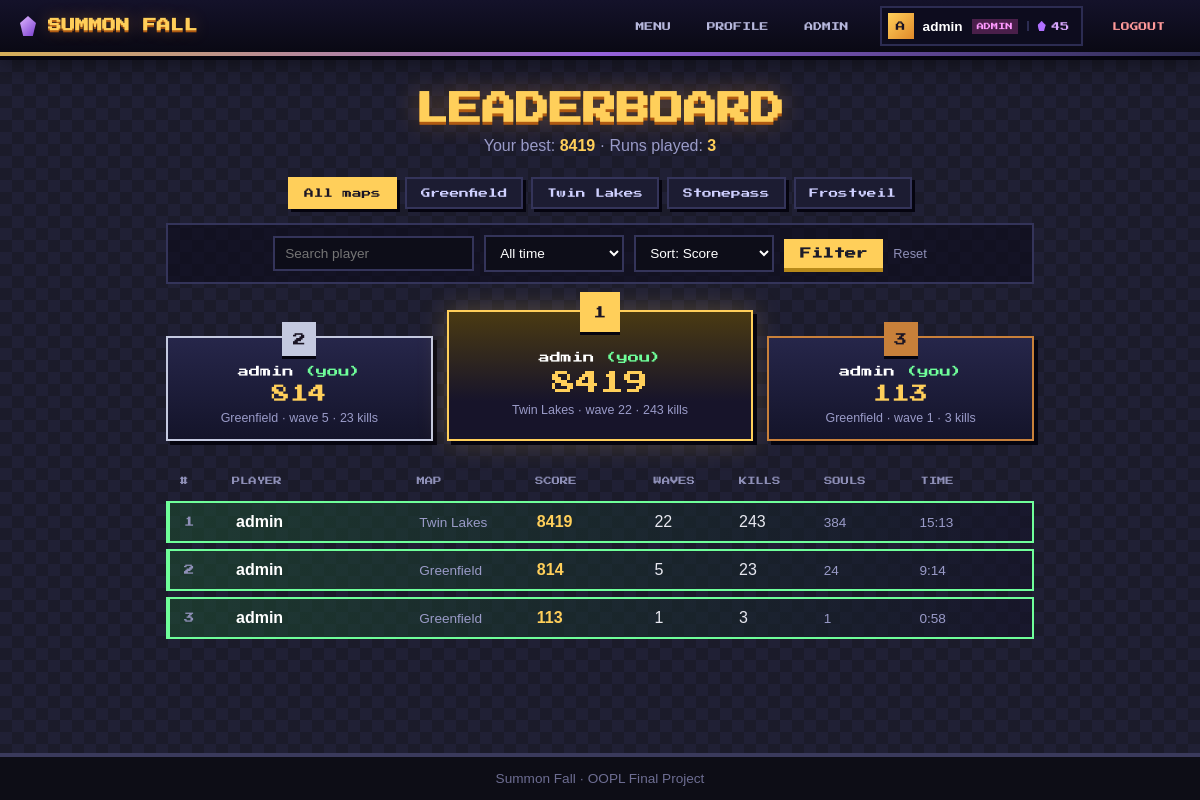
/views/leaderboard.php (signed in), run on an earlier commit of the app's database.
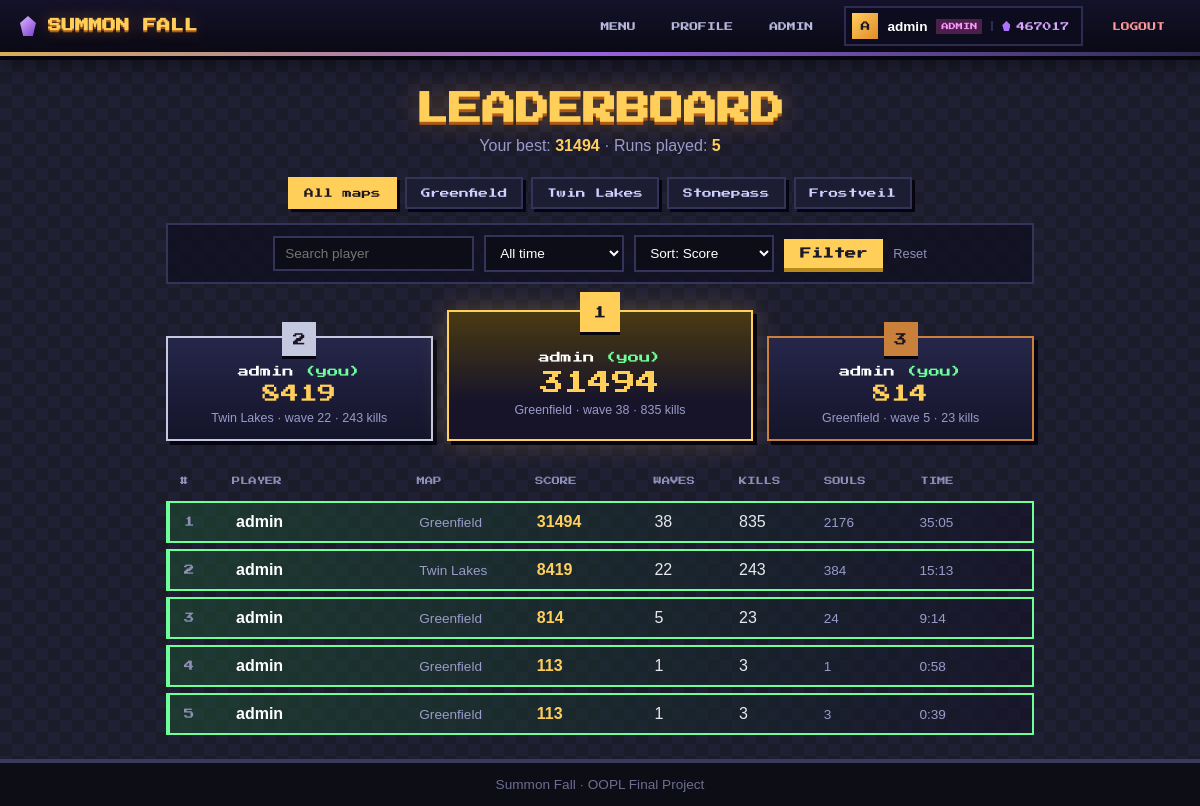
And on a later commit of the database.
### tables this page shows
CREATE TABLE `users` (
  `id` int UNSIGNED NOT NULL,
  `username` varchar(30) NOT NULL,
  `email` varchar(100) NOT NULL,
  `password_hash` varchar(255) NOT NULL,
  `role` enum('admin','player') NOT NULL DEFAULT 'player',
  `souls` int UNSIGNED NOT NULL DEFAULT '0',
  `created_at` timestamp NULL DEFAULT CURRENT_TIMESTAMP
);

CREATE TABLE `scores` (
  `id` int UNSIGNED NOT NULL,
  `user_id` int UNSIGNED NOT NULL,
  `map_id` tinyint NOT NULL DEFAULT '1',
  `score` int UNSIGNED NOT NULL,
  `waves_reached` int UNSIGNED NOT NULL,
  `kills` int UNSIGNED NOT NULL,
  `souls_earned` int UNSIGNED NOT NULL,
  `duration_sec` int UNSIGNED NOT NULL,
  `played_at` timestamp NULL DEFAULT CURRENT_TIMESTAMP
);

### classes/Auth.php (called while the page is built, shortened)
<?php
class Auth
{
    private static ?User $current = null;
    public static function user(): ?User
    {
        if (self::$current === null && isset($_SESSION['user_id'])) {
            self::$current = User::find((int) $_SESSION['user_id']);
        }
        return self::$current;
    }
    public static function check(): bool
    {
        return self::user() !== null;
    }
}

### classes/AdminUser.php (called while the page is built, shortened)
<?php
class AdminUser extends User
{
    public function getRole(): string { return 'admin'; }
    public function canManageContent(): bool { return true; }
}

### classes/User.php (called while the page is built, shortened)
<?php
abstract class User extends Model
{
    private string $username;
    private int $souls;
    public function __construct(string $username, string $email, string $passwordHash, int $souls = 0, ?int $id = null)
    {
        $this->souls = $souls;
    }
    public function getUsername(): string { return $this->username; }
    public function getSouls(): int { return $this->souls; }
    public function setUsername(string $username): void
    {
        $this->username = $username;
    }
}

### classes/Database.php (called while the page is built, shortened)
<?php
class Database
{
    private static ?Database $instance = null;
    private PDO $pdo;
    private function __construct()
    {
        $c = require BASE_PATH . '/config/database.php';
        $dsn = "mysql:host={$c['host']};dbname={$c['name']};charset={$c['charset']}";
        try {
            $this->pdo = new PDO($dsn, $c['user'], $c['pass'], [
                PDO::ATTR_ERRMODE            => PDO::ERRMODE_EXCEPTION,
                PDO::ATTR_DEFAULT_FETCH_MODE => PDO::FETCH_ASSOC,
                PDO::ATTR_EMULATE_PREPARES   => false,
            ]);
        } catch (PDOException $e) {
            throw new DatabaseException(DEBUG ? $e->getMessage() : 'Could not connect to the database.', 0, $e);
        }
    }
    public static function getInstance(): Database
    {
        if (self::$instance === null) {
            self::$instance = new Database();
        }
        return self::$instance;
    }
    public function query(string $sql, array $params = []): PDOStatement
    {
        try {
            $stmt = $this->pdo->prepare($sql);
            $stmt->execute($params);
            return $stmt;
        } catch (PDOException $e) {
            throw new DatabaseException(DEBUG ? $e->getMessage() : 'A database error occurred.', 0, $e);
        }
    }
    public function fetchAll(string $sql, array $params = []): array
    {
        return $this->query($sql, $params)->fetchAll();
    }
    public function fetchOne(string $sql, array $params = []): ?array
    {
        $row = $this->query($sql, $params)->fetch();
        return $row === false ? null : $row;
    }
}

### config/database.php (called while the page is built)
<?php
return [
    'host'    => 'localhost',
    'name'    => 'summon_fall',
    'user'    => 'root',
    'pass'    => '',
    'charset' => 'utf8mb4',
];

### classes/Model.php (called while the page is built, shortened)
<?php
abstract class Model implements Crudable
{
    protected static string $table = '';
    private ?int $id;
    public function __construct(?int $id = null)
    {
        $this->id = $id;
    }
    public function getId(): ?int { return $this->id; }
    public static function find(int $id): ?static
    {
        $row = Database::getInstance()->fetchOne('SELECT * FROM ' . static::$table . ' WHERE id = ?', [$id]);
        return $row ? static::fromRow($row) : null;
    }
}

### includes/auth_check.php (called while the page is built, shortened)
<?php
require_once __DIR__ . '/autoload.php';
if (!Auth::check()) {
    header('Location: ' . BASE_URL . '/views/auth/login.php');
    exit;
}
$currentUser = Auth::user();

### classes/Score.php (called while the page is built, shortened)
<?php
class Score extends Model
{
    public static function leaderboard(string $search, string $period, string $sort, int $limit = 50, int $mapId = 0): array
    {
        $columns = ['score' => 's.score', 'waves' => 's.waves_reached', 'kills' => 's.kills'];
        $orderBy = $columns[$sort] ?? 's.score';
        $where = [];
        $params = [];
        $sql = 'SELECT s.id, u.username, s.map_id, s.score, s.waves_reached, s.kills, s.souls_earned, s.duration_sec, s.played_at
                FROM scores s JOIN users u ON u.id = s.user_id'
             . ($where ? ' WHERE ' . implode(' AND ', $where) : '')
             . " ORDER BY $orderBy DESC, s.id ASC LIMIT " . (int) $limit;
        return Database::getInstance()->fetchAll($sql, $params);
    }
    public static function bestFor(int $userId): array
    {
        return Database::getInstance()->fetchOne(
            'SELECT MAX(score) AS best, COUNT(*) AS runs FROM scores WHERE user_id = ?', [$userId]
        ) ?? ['best' => null, 'runs' => 0];
    }
}

### includes/autoload.php (called while the page is built, shortened)
<?php
spl_autoload_register(function (string $class): void {
    $dirs = [BASE_PATH . '/classes/', BASE_PATH . '/classes/exceptions/'];
    foreach ($dirs as $dir) {
        $file = $dir . $class . '.php';
        if (is_file($file)) {
            return;
        }
    }
});

### views/leaderboard.php (the view, shortened to what this page needs)
<?php
require_once __DIR__ . '/../includes/auth_check.php';
$search = trim($_GET['q'] ?? '');
$period = in_array($_GET['period'] ?? '', ['today', 'week'], true) ? $_GET['period'] : 'all';
$sort   = in_array($_GET['sort'] ?? '', ['waves', 'kills'], true) ? $_GET['sort'] : 'score';
$mapId  = (int) ($_GET['map'] ?? $_GET['map_id'] ?? 0);
if (!isset(Score::MAPS[$mapId])) { $mapId = 0; }
$rows = [];
$best = ['best' => null, 'runs' => 0];
try {
    $rows = Score::leaderboard($search, $period, $sort, 50, $mapId);
    $best = Score::bestFor($currentUser->getId());
} catch (DatabaseException $e) {
    $error = DEBUG ? $e->getMessage() : 'Could not load the leaderboard.';
}
function fmtTime(int $s): string { return sprintf('%d:%02d', intdiv($s, 60), $s % 60); }
function lbUrl(array $over): string {
    $q = array_merge($_GET, $over);
    foreach ($q as $k => $v) { if ($v === '' || $v === 0 || $v === '0' || $v === 'all' && $k === 'period' || $v === 'score' && $k === 'sort') unset($q[$k]); }
    return '?' . http_build_query($q);
}
$podium = array_slice($rows, 0, 3);
$me = $currentUser->getUsername();
require __DIR__ . '/../includes/header.php';
?>
<div class="lb">
    <h1>Leaderboard</h1>
    <p class="sub">Your best: <b><?= $best['best'] !== null ? (int) $best['best'] : '-' ?></b> &middot; Runs played: <b><?= (int) $best['runs'] ?></b></p>
    <div class="lb-tabs">
        <a class="<?= $mapId === 0 ? 'on' : '' ?>" href="<?= lbUrl(['map' => 0]) ?>">All maps</a>
        <?php foreach (Score::MAPS as $id => $name): ?>
            <a class="<?= $mapId === $id ? 'on' : '' ?>" href="<?= lbUrl(['map' => $id]) ?>"><?= htmlspecialchars($name) ?></a>
        <?php endforeach; ?>
    </div>
    <form class="lb-filter" method="get">
        <input type="text" name="q" value="<?= htmlspecialchars($search) ?>" placeholder="Search player" aria-label="Player">
        <select name="period" aria-label="Period">
            <option value="all" <?= $period === 'all' ? 'selected' : '' ?>>All time</option>
        </select>
        <select name="sort" aria-label="Sort by">
            <option value="score" <?= $sort === 'score' ? 'selected' : '' ?>>Sort: Score</option>
        </select>
        <button class="btn" type="submit">Filter</button>
        <a class="reset" href="?">Reset</a>
    </form>
    <?php if (!$rows): ?>
        <div class="lb-empty">No runs found yet. Go survive some waves!</div>
    <?php else: ?>
        <?php if (count($podium) >= 1): ?>
        <div class="podium">
            <?php
            foreach ([1, 0, 2] as $idx):
                $r = $podium[$idx];
                $val = $sort === 'waves' ? (int) $r['waves_reached'] : ($sort === 'kills' ? (int) $r['kills'] : (int) $r['score']);
            ?>
                <div class="pod p<?= $idx + 1 ?> <?= $r['username'] === $me ? 'you' : '' ?>">
                    <span class="medal"><?= $idx + 1 ?></span>
                    <div class="nm"><?= htmlspecialchars($r['username']) ?></div>
                    <div class="sc"><?= $val ?></div>
                    <div class="meta"><?= htmlspecialchars(Score::MAPS[(int) $r['map_id']] ?? '') ?> &middot; wave <?= (int) $r['waves_reached'] ?> &middot; <?= (int) $r['kills'] ?> kills</div>
                </div>
            <?php endforeach; ?>
        </div>
        <?php endif; ?>
        <div class="lb-rows">
            <div class="lb-head"><span>#</span><span>Player</span><span>Map</span><span>Score</span><span>Waves</span><span>Kills</span><span>Souls</span><span>Time</span></div>
            <?php foreach ($rows as $i => $r): ?>
                <div class="lb-row <?= $r['username'] === $me ? 'me' : '' ?>">
                    <span class="rk"><?= $i + 1 ?></span>
                    <span class="who"><?= htmlspecialchars($r['username']) ?></span>
                    <span class="dim hide-s"><?= htmlspecialchars(Score::MAPS[(int) $r['map_id']] ?? '-') ?></span>
                    <span class="score"><?= (int) $r['score'] ?></span>
                    <span class="hide-s"><?= (int) $r['waves_reached'] ?></span>
                    <span class="hide-s"><?= (int) $r['kills'] ?></span>
                    <span class="hide-s dim"><?= (int) $r['souls_earned'] ?></span>
                    <span class="dim"><?= fmtTime((int) $r['duration_sec']) ?></span>
                </div>
            <?php endforeach; ?>
        </div>
    <?php endif; ?>
</div>
<?php require __DIR__ . '/../includes/footer.php'; ?>

### includes/header.php (shortened to what this page needs)
<?php
require_once __DIR__ . '/autoload.php';
$navUser = Auth::user();
$cssVersion = @filemtime(BASE_PATH . '/assets/css/main.css') ?: 1;
?>
<!DOCTYPE html>
<html lang="en">
<head>
    <link rel="stylesheet" href="<?= BASE_URL ?>/assets/css/main.css?v=<?= $cssVersion ?>">
</head>
<body>
<?php
$navPage = basename($_SERVER['SCRIPT_NAME']);
$navActive = fn(string ...$files) => in_array($navPage, $files, true) ? ' on' : '';
?>
<header class="topbar">
    <a class="brand" href="<?= BASE_URL ?>/<?= $navUser ? 'views/menu.php' : 'index.php' ?>">
        <i class="brand-gem"></i><span>Summon Fall</span>
    </a>
    <nav class="topnav">
        <?php if ($navUser): ?>
            <a class="nl<?= $navActive('menu.php') ?>" href="<?= BASE_URL ?>/views/menu.php">Menu</a>
            <a class="nl<?= $navActive('profile.php') ?>" href="<?= BASE_URL ?>/views/profile.php">Profile</a>
            <?php if ($navUser->canManageContent()): ?>
                <a class="nl<?= str_contains($_SERVER['SCRIPT_NAME'], '/admin/') ? ' on' : '' ?>" href="<?= BASE_URL ?>/views/admin/dashboard.php">Admin</a>
            <?php endif; ?>
            <span class="nuser" title="<?= htmlspecialchars($navUser->getRole()) ?>">
                <b class="av"><?= htmlspecialchars(strtoupper(substr($navUser->getUsername(), 0, 1))) ?></b>
                <span class="nm"><?= htmlspecialchars($navUser->getUsername()) ?></span>
                <em class="rl <?= htmlspecialchars($navUser->getRole()) ?>"><?= htmlspecialchars($navUser->getRole()) ?></em>
                <span class="sl"><i class="gem"></i><?= (int) $navUser->getSouls() ?></span>
            </span>
            <a class="nl out" href="<?= BASE_URL ?>/views/auth/logout.php">Logout</a>
        <?php else: ?>
            <a class="nl<?= $navActive('login.php') ?>" href="<?= BASE_URL ?>/views/auth/login.php">Login</a>
            <a class="nl cta<?= $navActive('register.php') ?>" href="<?= BASE_URL ?>/views/auth/register.php">Register</a>
        <?php endif; ?>
    </nav>
</header>
<main class="container">

### includes/footer.php
</main>
<footer class="footer"><?= APP_NAME ?> &middot; OOPL Final Project</footer>
</body>
</html>

### views/leaderboard.php (style rules this page uses)
.lb { --gold:#ffcf5a; --line:#34345a; max-width: 980px; margin: 0 auto; }
.lb h1 { text-align:center; font-size: clamp(1.4rem, 3.4vw, 2.1rem); text-transform: uppercase; margin: 6px 0 4px; text-shadow: 0 3px 0 #b05a12, 0 0 24px rgba(255,170,60,.35); }
.lb .sub { text-align:center; color:#9a9bc8; margin:0 0 22px; }
.lb .sub b { color: var(--gold); }
.lb-tabs { display:flex; gap:8px; flex-wrap:wrap; justify-content:center; margin-bottom:14px; }
.lb-tabs a { padding:9px 14px; font:.6rem 'Press Start 2P', monospace; color:#cfd0ff; text-decoration:none; background:#1c1c32; border:2px solid var(--line); box-shadow:3px 3px 0 #05040f; }
.lb-tabs a.on { background: var(--gold); color:#1a1424; border-color: var(--gold); }
.lb-filter { display:flex; gap:10px; flex-wrap:wrap; justify-content:center; align-items:center; margin-bottom:26px; padding:10px; background: rgba(12,10,28,.6); border:2px solid var(--line); }
.lb-filter input, .lb-filter select { margin:0; width:auto; min-width:140px; padding:8px 10px; background:#0d0d18; color:#fff; border:2px solid var(--line); border-radius:0; font-size:.85rem; }
.lb-filter .btn { margin:0; padding:9px 16px; }
.lb-filter .reset { color:#8f90b8; font-size:.8rem; text-decoration:none; }
.podium { display:grid; grid-template-columns: 1fr 1.15fr 1fr; gap:14px; align-items:end; margin-bottom:26px; }
.pod { position:relative; text-align:center; padding:18px 10px 14px; background:linear-gradient(180deg,#26264a,#14142a); border:2px solid var(--line); box-shadow:4px 4px 0 #05040f; }
.pod.p1 { padding-top:30px; padding-bottom:22px; border-color:#ffcf5a; background:linear-gradient(180deg,#4a3a12,#17142a 70%); box-shadow:4px 4px 0 #05040f, 0 0 26px rgba(255,207,90,.25); }
.pod.p2 { border-color:#c4c9e0; }
.pod.p3 { border-color:#c8803a; }
.pod .medal { position:absolute; top:-16px; left:50%; transform:translateX(-50%); width:34px; height:34px; display:grid; place-items:center; font:.8rem 'Press Start 2P', monospace; color:#1a1424; background:#c4c9e0; box-shadow:0 3px 0 #05040f; }
.pod.p1 .medal { background:#ffcf5a; width:40px; height:40px; top:-20px; }
.pod.p3 .medal { background:#c8803a; }
.pod .nm { font:.7rem 'Press Start 2P', monospace; color:#fff; margin:10px 0 8px; word-break:break-word; }
.pod .sc { font:1.15rem 'Press Start 2P', monospace; color:var(--gold); }
.pod.p1 .sc { font-size:1.5rem; }
.pod .meta { margin-top:8px; font-size:.78rem; color:#9a9bc8; }
.pod.you .nm::after { content:' (you)'; color:#6fff9a; }
.lb-rows { display:flex; flex-direction:column; gap:6px; }
.lb-head, .lb-row { display:grid; grid-template-columns: 44px minmax(110px,1.6fr) 1fr 1fr .7fr .7fr .8fr .9fr; gap:8px; align-items:center; padding:10px 14px; }
.lb-head { font:.52rem 'Press Start 2P', monospace; color:#8f90b8; text-transform:uppercase; }
.lb-row { background:linear-gradient(90deg, rgba(38,38,70,.75), rgba(20,18,40,.6)); border:2px solid #2a2a4a; border-left:4px solid #4a4a80; }
.lb-row.me { border-color:#6fff9a; border-left-color:#6fff9a; background:linear-gradient(90deg, rgba(30,80,50,.55), rgba(20,18,40,.6)); }
.lb-row .rk { font:.65rem 'Press Start 2P', monospace; color:#8f90b8; }
.lb-row .who { color:#fff; font-weight:bold; }
.lb-row .score { color:var(--gold); font-weight:bold; }
.lb-row .dim { color:#9a9bc8; font-size:.85rem; }

What changed in the data, as far as the page shows it:
no longer on one of the page's lists (row unchanged): scores: user.username "admin", score "113", map "Greenfield", waves_reached "1", kills "3"
changed users "admin": souls "45" → "467017"
shown differently, row unchanged: scores "Twin Lakes": idx "1" → "2"; moves up the list
added scores: idx "1", user.username "admin", score "31494", map "Greenfield", waves_reached "38", kills "835", souls_earned "2176", duration_sec "35:05"
computed for scores (number 3 of 5 on the later page): idx "2" → "3"
added scores: user.username "admin", map "Greenfield", score "113", waves_reached "1", kills "3", souls_earned "3", duration_sec "0:39"
Also different on the page:
$best['best']: "8419" → "31494"
$best['runs']: "3" → "5"
